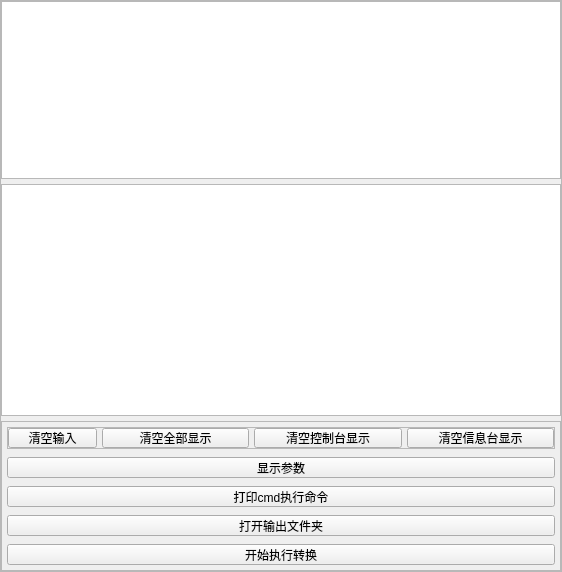
     <widget class="QFrame" name="frame_Right">
      <property name="sizePolicy">
       <sizepolicy hsizetype="Expanding" vsizetype="Expanding">
        <horstretch>100</horstretch>
        <verstretch>0</verstretch>
       </sizepolicy>
      </property>
      <property name="minimumSize">
       <size>
        <width>560</width>
        <height>0</height>
       </size>
      </property>
      <property name="frameShape">
       <enum>QFrame::StyledPanel</enum>
      </property>
      <property name="frameShadow">
       <enum>QFrame::Raised</enum>
      </property>
      <layout class="QVBoxLayout" name="verticalLayout_3">
       <property name="spacing">
        <number>5</number>
       </property>
       <property name="leftMargin">
        <number>0</number>
       </property>
       <property name="topMargin">
        <number>0</number>
       </property>
       <property name="rightMargin">
        <number>0</number>
       </property>
       <property name="bottomMargin">
        <number>0</number>
       </property>
       <item>
        <widget class="QTextBrowser" name="textBrowser_cmd">
         <property name="sizePolicy">
          <sizepolicy hsizetype="Expanding" vsizetype="Expanding">
           <horstretch>0</horstretch>
           <verstretch>100</verstretch>
          </sizepolicy>
         </property>
         <property name="minimumSize">
          <size>
           <width>560</width>
           <height>0</height>
          </size>
         </property>
        </widget>
       </item>
       <item>
        <widget class="QTextBrowser" name="textBrowser">
         <property name="sizePolicy">
          <sizepolicy hsizetype="Expanding" vsizetype="Expanding">
           <horstretch>0</horstretch>
           <verstretch>130</verstretch>
          </sizepolicy>
         </property>
        </widget>
       </item>
       <item>
        <widget class="QFrame" name="frame_pb_Right">
         <property name="sizePolicy">
          <sizepolicy hsizetype="Expanding" vsizetype="Expanding">
           <horstretch>0</horstretch>
           <verstretch>75</verstretch>
          </sizepolicy>
         </property>
         <property name="minimumSize">
          <size>
           <width>0</width>
           <height>150</height>
          </size>
         </property>
         <property name="maximumSize">
          <size>
           <width>16777215</width>
           <height>200</height>
          </size>
         </property>
         <property name="frameShape">
          <enum>QFrame::StyledPanel</enum>
         </property>
         <property name="frameShadow">
          <enum>QFrame::Raised</enum>
         </property>
         <layout class="QVBoxLayout" name="verticalLayout_4">
          <property name="spacing">
           <number>8</number>
          </property>
          <property name="leftMargin">
           <number>5</number>
          </property>
          <property name="topMargin">
           <number>5</number>
          </property>
          <property name="rightMargin">
           <number>5</number>
          </property>
          <property name="bottomMargin">
           <number>5</number>
          </property>
          <item>
           <widget class="QFrame" name="frame_Clear">
            <property name="sizePolicy">
             <sizepolicy hsizetype="Expanding" vsizetype="Expanding">
              <horstretch>0</horstretch>
              <verstretch>0</verstretch>
             </sizepolicy>
            </property>
            <property name="frameShape">
             <enum>QFrame::StyledPanel</enum>
            </property>
            <property name="frameShadow">
             <enum>QFrame::Raised</enum>
            </property>
            <layout class="QHBoxLayout" name="horizontalLayout_8">
             <property name="spacing">
              <number>5</number>
             </property>
             <property name="leftMargin">
              <number>0</number>
             </property>
             <property name="topMargin">
              <number>0</number>
             </property>
             <property name="rightMargin">
              <number>0</number>
             </property>
             <property name="bottomMargin">
              <number>0</number>
             </property>
             <item>
              <widget class="QPushButton" name="pb_ClearInput">
               <property name="sizePolicy">
                <sizepolicy hsizetype="Expanding" vsizetype="Expanding">
                 <horstretch>6</horstretch>
                 <verstretch>0</verstretch>
                </sizepolicy>
               </property>
               <property name="cursor">
                <cursorShape>PointingHandCursor</cursorShape>
               </property>
               <property name="text">
                <string>清空输入</string>
               </property>
              </widget>
             </item>
             <item>
              <widget class="QPushButton" name="pb_ClearAllDisplay">
               <property name="sizePolicy">
                <sizepolicy hsizetype="Expanding" vsizetype="Expanding">
                 <horstretch>10</horstretch>
                 <verstretch>0</verstretch>
                </sizepolicy>
               </property>
               <property name="cursor">
                <cursorShape>PointingHandCursor</cursorShape>
               </property>
               <property name="text">
                <string>清空全部显示</string>
               </property>
              </widget>
             </item>
             <item>
              <widget class="QPushButton" name="pb_ClearConsole">
               <property name="sizePolicy">
                <sizepolicy hsizetype="Expanding" vsizetype="Expanding">
                 <horstretch>10</horstretch>
                 <verstretch>0</verstretch>
                </sizepolicy>
               </property>
               <property name="text">
                <string>清空控制台显示</string>
               </property>
              </widget>
             </item>
             <item>
              <widget class="QPushButton" name="pb_ClearInfo">
               <property name="sizePolicy">
                <sizepolicy hsizetype="Expanding" vsizetype="Expanding">
                 <horstretch>10</horstretch>
                 <verstretch>0</verstretch>
                </sizepolicy>
               </property>
               <property name="text">
                <string>清空信息台显示</string>
               </property>
              </widget>
             </item>
            </layout>
           </widget>
          </item>
          <item>
           <widget class="QPushButton" name="pb_ShowParameter">
            <property name="sizePolicy">
             <sizepolicy hsizetype="Expanding" vsizetype="Expanding">
              <horstretch>0</horstretch>
              <verstretch>0</verstretch>
             </sizepolicy>
            </property>
            <property name="text">
             <string>显示参数</string>
            </property>
           </widget>
          </item>
          <item>
           <widget class="QPushButton" name="pb_Print">
            <property name="sizePolicy">
             <sizepolicy hsizetype="Expanding" vsizetype="Expanding">
              <horstretch>0</horstretch>
              <verstretch>0</verstretch>
             </sizepolicy>
            </property>
            <property name="cursor">
             <cursorShape>PointingHandCursor</cursorShape>
            </property>
            <property name="text">
             <string>打印cmd执行命令</string>
            </property>
           </widget>
          </item>
          <item>
           <widget class="QPushButton" name="pb_OpenDir">
            <property name="sizePolicy">
             <sizepolicy hsizetype="Expanding" vsizetype="Expanding">
              <horstretch>0</horstretch>
              <verstretch>0</verstretch>
             </sizepolicy>
            </property>
            <property name="cursor">
             <cursorShape>PointingHandCursor</cursorShape>
            </property>
            <property name="text">
             <string>打开输出文件夹</string>
            </property>
           </widget>
          </item>
          <item>
           <widget class="QPushButton" name="pb_Launch">
            <property name="sizePolicy">
             <sizepolicy hsizetype="Expanding" vsizetype="Expanding">
              <horstretch>0</horstretch>
              <verstretch>0</verstretch>
             </sizepolicy>
            </property>
            <property name="cursor">
             <cursorShape>PointingHandCursor</cursorShape>
            </property>
            <property name="text">
             <string>开始执行转换</string>
            </property>
           </widget>
          </item>
         </layout>
        </widget>
       </item>
      </layout>
     </widget>
